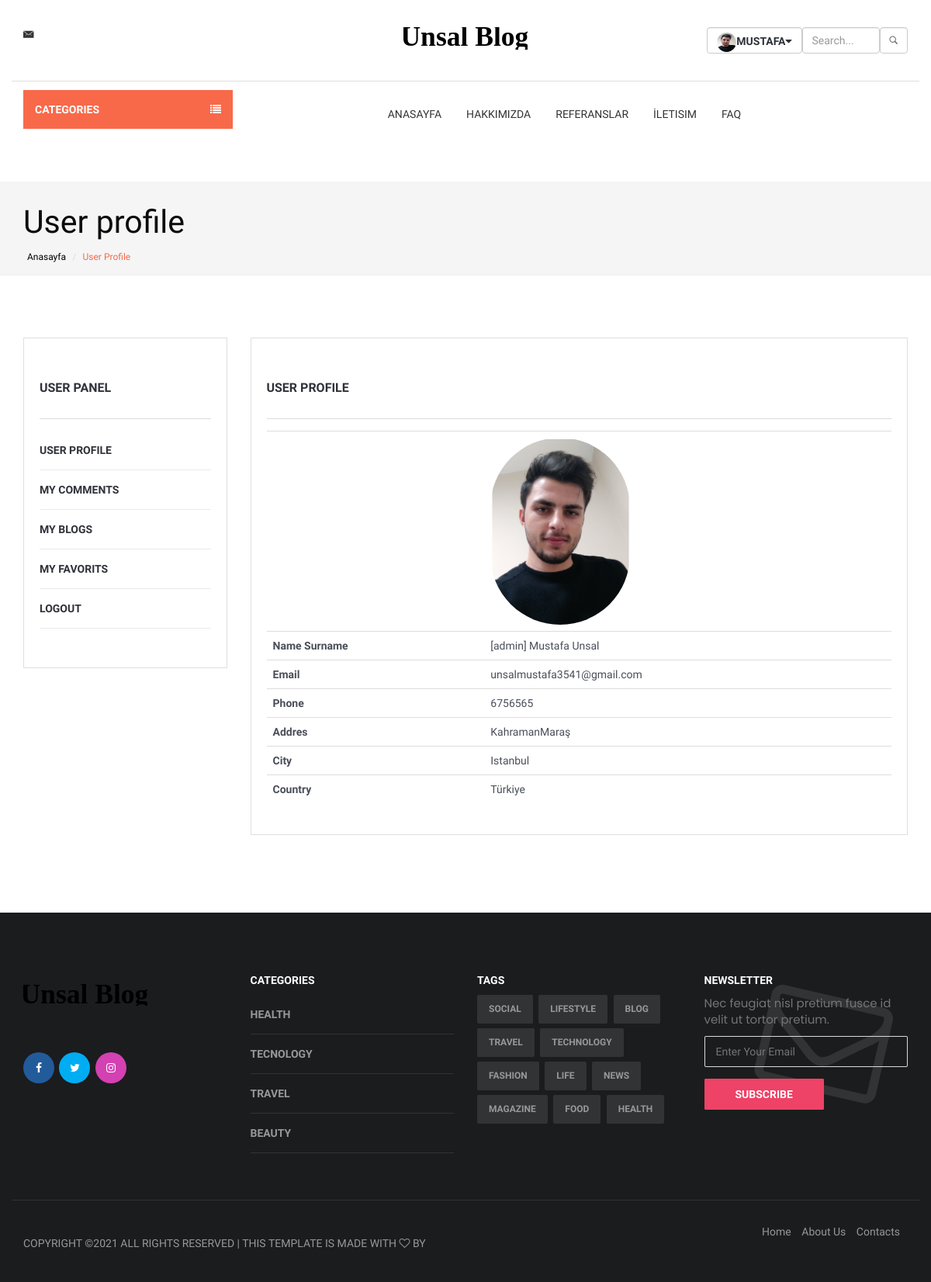
The page /user/ (signed in) on the database its author committed.
### home/models.py (models this page shows, shortened)
class UserProfile(models.Model):  #user profil resim işlemleri
    user = models.OneToOneField(User,on_delete=models.CASCADE)
    phone = models.CharField(blank=True, max_length=15)
    address = models.CharField(blank=True, max_length=50)
    city = models.CharField(blank=True, max_length=20)
    country = models.CharField(blank=True, max_length=20)
    image = models.ImageField(blank=True, upload_to='images/users/')
    def user_name(self):
        return '[' +self.user.username + ']  ' +self.user.first_name + '  ' +self.user.last_name
    def image_tag(self):    #resmi admin panelde göstermesi için
        return mark_safe('<img src="{}" height="50"/>'.format(self.image.url))
    image_tag.short_description = 'Image'

### blog/models.py (models this page shows, shortened)
class Category(MPTTModel):
    STATUS = { #seçim
        ('True','Evet'),
        ('False','Hayır'),
    }
    title = models.CharField(max_length=30)
    description = models.CharField(blank=True,max_length=255)
    keywords = models.CharField(blank=True,max_length=255)
    image = models.ImageField(blank=True, upload_to='images/')
    status = models.CharField(max_length=10,choices= STATUS) #açılan kutuda seçim olanı gelmesi için
    parent = TreeForeignKey('self',blank=True,null=True,related_name='children',on_delete=models.CASCADE)
    slug = models.SlugField(null=False,unique=True) #metinsel olarak çağırmak için
    create_at = models.DateTimeField(auto_now_add=True)
    update_at = models.DateTimeField(auto_now=True)
    class MPTTMeta:
        order_insertion_by = ['title']
    def image_tag(self):    #resmi admin panelde göstermesi için
        return mark_safe('<img src="{}" height="50"/>'.format(self.image.url))
    image_tag.short_description = 'Image'

### user/views.py (the view)
# urls.py: path('', views.index, name='index'),
@login_required(login_url='/login') # Check login
def index(request):
    current_user = request.user  # kullanıcı oturum bilgilerine erişim
    profile = UserProfile.objects.get(user_id=current_user.id)
    category = Category.objects.all()
    context = {
         'category': category,
         'profile':profile,
               }
    return render(request, 'user_profile.html', context)

### user/templates/user_profile.html (shortened to what this page needs)
{% extends 'homebase.html' %}
{% block sidebar %}{% include 'sidebar.html' %}{% endblock %}
{% block content %}
    <section class="page-header">
        <div class="container">
            <div class="row">
                <div class="col-md-12">
                    <div class="content">
                        <h1 class="page-name" style="color: #0c0c0c">User profile</h1>
                        <ol class="breadcrumb">
                            <li><a href="/">Anasayfa</a></li>
                            <li class="active">User Profile</li>
                        </ol>
                    </div>
                </div>
            </div>
        </div>
    </section>
    <div class="section">
        <div class="container">
            <div class="row">
                <div class="col-md-3">
                    <div class="section-row">
                        <div class="dashboard-wrapper dashboard-user-profile">
                            {% include 'user_panel.html' %}
                        </div>
                    </div>
                </div>
                <div class="col-md-9">
                    <div class="aside-widget">
                        <div class="dashboard-wrapper dashboard-user-profile">
                            <div class="section-title">
                                <h2 class="title">User Profile</h2>
                            </div>
                            <div class="table-responsive">
                                <table class="table">
                                    <tr>
                                        <th></th>
                                        <div class="pull-left text-center" href="#!">
                                            <td><img class="media-object user-img" src="{{ profile.image.url }}">
                                            </td>
                                        </div>
                                    </tr>
                                    <tr>
                                        <th>Name Surname</th>
                                        <td>{{ profile.user_name }}</td>
                                    </tr>
                                    <tr>
                                        <th>Email</th>
                                        <td>{{ profile.user.email }}</td>
                                    </tr>
                                    <tr>
                                        <th>Phone</th>
                                        <td>{{ profile.phone }}</td>
                                    </tr>
                                    <tr>
                                        <th>Addres</th>
                                        <td>{{ profile.address }}</td>
                                    </tr>
                                    <tr>
                                        <th>City</th>
                                        <td>{{ profile.city }}</td>
                                    </tr>
                                    <tr>
                                        <th>Country</th>
                                        <td>{{ profile.country }}</td>
                                    </tr>
                                </table>
                            </div>
                        </div>
                    </div>
                </div>
            </div>
        </div>
    </div>
{% endblock %}

### home/templates/header.html (shortened to what this page needs)
{% load static %}
<section class="top-header">
    <div class="container">
        <div class="row">
            <div class="col-md-4 col-xs-12 col-sm-4">
                <div class="contact-number">
                    <i class="tf-ion-ios-email"></i>
                </div>
            </div>
            <div class="col-md-4 col-xs-12 col-sm-4">
                <div class="logo text-center">
                    <a href="/">
                        <svg width="160px" height="29px" viewBox="0 0 180 29" version="1.1"
                             xmlns="http://www.w3.org/2000/svg"
                             xmlns:xlink="http://www.w3.org/1999/xlink">
                            <g id="Page-1" stroke="none" stroke-width="1" fill="none" fill-rule="evenodd" font-size="40"
                               font-family="AustinBold, Austin" font-weight="bold">
                                <g id="Group" transform="translate(-108.000000, -297.000000)" fill="#000000">
                                    <text id="AVIATO">
                                        <tspan x="104" y="322">Unsal Blog</tspan>
                                    </text>
                                </g>
                            </g>
                        </svg>
                    </a>
                </div>
            </div>
            <div class="col-md-4 col-xs-12 col-sm-4">
                <div class="pull-right">
                    <table>
                        <tr>
                            <td class="header-account dropdown default-dropdown">
                                {% if user.id is not None %}
                                    <div class="dropdown-toggle" role="button" data-toggle="dropdown"
                                         aria-expanded="true">
                                        <div class="form-control">
                                            <strong class="text-uppercase"><img src="{{ user.userprofile.image.url }}" style="height: 25px;width: 25px;border-radius:100% ">{{ user.first_name }}<i
                                                    class="fa fa-caret-down"></i></strong>
                                        </div>
                                    </div>
                                {% else %}
                                    <div class="form-control">
                                       <strong style=""> <a href="/login/" class="text-uppercase" style="color: darkblue;"><i class="fa fa-unlock-alt"></i> Login</a>
                                       </strong> | <a href="/signup/" class="text-uppercase"><i class="fa fa-user-plus"></i> Signup</a>
                                    </div>
                                {% endif %}
                            </td>
                            <td>
                                <table>
                                    <tr>
                                        <form action="/search/" method="post">
                                            <td><input type="search" class="form-control" placeholder="Search..."
                                                       name="query"
                                                       id="query" style="width: 100px"></td>
                                            <td>
                                                <button type="submit" class="form-control"><i
                                                        class="tf-ion-ios-search-strong"></i></button>
                                            </td>
                                        </form>
                                    </tr>
                                </table>
                            </td>
                        </tr>
                    </table>
                </div>
            </div>
        </div>
    </div>
</section>

### home/templates/footer.html (shortened to what this page needs)
{% load static %}
<footer id="footer">
    <div class="container">
        <div class="row">
            <div class="col-md-3">
                <div class="footer-widget">
                    <div class="footer-logo">
                        <div class="logo text-center">
                            <a href="/">
                                <svg width="160px" height="29px" viewBox="0 0 180 29" version="1.2" xmlns="http://www.w3.org/2000/svg"
                                     xmlns:xlink="http://www.w3.org/1999/xlink">
                                    <g id="Page-1" stroke="none" stroke-width="1" fill="none" fill-rule="evenodd" font-size="40"
                                       font-family="AustinBold, Austin" font-weight="bold">
                                        <g id="Group" transform="translate(-108.000000, -297.000000)" fill="#000000">
                                            <text id="AVIATO">
                                                <tspan x="104" y="325">Unsal Blogs</tspan>
                                            </text>
                                        </g>
                                    </g>
                                </svg>
                            </a>
                        </div>
                    </div>
                    <ul class="contact-social">
                        <li><a href="{{ settings.facebook }}" class="social-facebook"><i class="fa fa-facebook"></i></a></li>
                        <li><a href="{{ settings.twitter }}" class="social-twitter"><i class="fa fa-twitter"></i></a></li>
                        <li><a href="{{ settings.instagram }}" class="social-instagram"><i class="fa fa-instagram"></i></a></li>
                    </ul>
                </div>
            </div>
            <div class="col-md-3">
                <div class="footer-widget">
                    <h3 class="footer-title">Categories</h3>
                    {% for rs in category %}
                        <div class="category-widget">
                            <ul>
                                {% if not rs.is_leaf_node %}
                                    <li><a href="/category/{{ rs.id }}/{{ rs.slug }}">{{ rs.title }}</a></li>
                                {% endif %}
                            </ul>
                        </div>
                    {% endfor %}
                </div>
            </div>
            <div class="col-md-3">
                <div class="footer-widget">
                    <h3 class="footer-title">Tags</h3>
                    <div class="tags-widget">
                        <ul>
                            <li><a href="#">Social</a></li>
                            <li><a href="#">Lifestyle</a></li>
                            <li><a href="#">Blog</a></li>
                            <li><a href="#">Travel</a></li>
                            <li><a href="#">Technology</a></li>
                            <li><a href="#">Fashion</a></li>
                            <li><a href="#">Life</a></li>
                            <li><a href="#">News</a></li>
                            <li><a href="#">Magazine</a></li>
                            <li><a href="#">Food</a></li>
                            <li><a href="#">Health</a></li>
                        </ul>
                    </div>
                </div>
            </div>
            <div class="col-md-3">
                <div class="footer-widget">
                    <h3 class="footer-title">Newsletter</h3>
                    <div class="newsletter-widget">
                        <form>
                            <p>Nec feugiat nisl pretium fusce id velit ut tortor pretium.</p>
                            <input class="input" name="newsletter" placeholder="Enter Your Email">
                            <button class="primary-button">Subscribe</button>
                        </form>
                    </div>
                </div>
            </div>
        </div>
        <div class="footer-bottom row">
            <div class="col-md-6 col-md-push-6">
                <ul class="footer-nav">
                    <li><a href="/">Home</a></li>
                    <li><a href="/hakkimizda">About Us</a></li>
                    <li><a href="/iletisim">Contacts</a></li>
                </ul>
            </div>
            <div class="col-md-6 col-md-pull-6">
                <div class="footer-copyright">
                    Copyright &copy; All rights reserved | This template is made with <i class="fa fa-heart-o" aria-hidden="true"></i> by
                </div>
            </div>
        </div>
    </div>
</footer>

### rows shown on the page
UserProfile: image (picture), user_name "[admin] Mustafa Unsal", user.email "unsalmustafa3541@gmail.com", phone "6756565", address "KahramanMaraş", city "Istanbul", country "Türkiye"
Category: title "HEALTH"
Category: title "TECNOLOGY"
Category: title "TRAVEL"
Category: title "BEAUTY"

### other values the page prints
{{ user.first_name }} "MUSTAFA"
